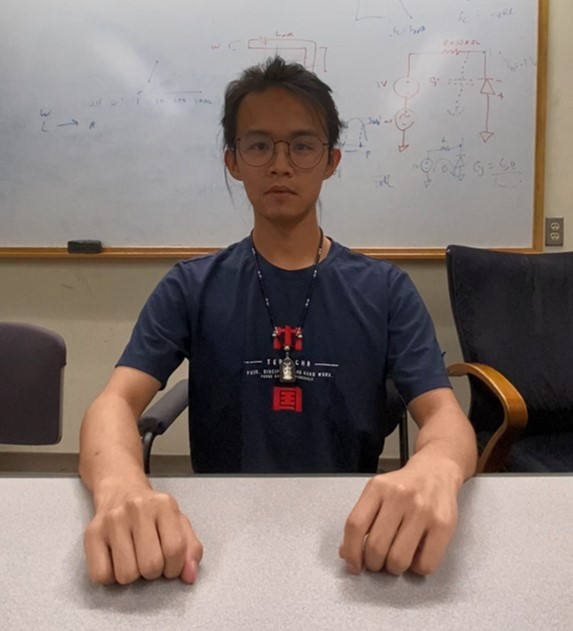
#> input picture single_user.jpg, 573 x 631 px
$ python -i edge_detection.py   (imports and definitions only)
#> lines starting #> are read from the running program, lines starting #| are printed output that depends on the picture
#> further down, picture is the input picture: shape (631, 573, 3); mean B, G, R 117.4, 122.3, 134.5
import cv2
import numpy as np

# import pyautogui as pg


# frame = cv2.imread("vid/test1.jpg")
# frame = cv2.resize(frame.copy(), (640, 480))


def gen_key(line, slope):
    [x1, y1, x2, y2] = line[0, 0:4]
    midpoint = round((y1 + y2) / 20)
    # key = slope + midpoint
    y_intercept = (y1 - (slope * x1)) / 10
    key = slope + round(y_intercept)
    return key


class EdgeDetection:
    def __init__(self):
        self.edge_height = 0
        self.stored_lines = {}
        self.lines_denoised = []
        self.counter = 0
        self.TANSLOP = np.tan(10)

    def add_lines(self, key, line):
        if self.stored_lines.get(key) is None:
            self.stored_lines[key] = [line]
        else:
            self.stored_lines[key].append(line)
        # print("counter: %d" % self.counter)
        self.counter += 1

    def filter_lines(self):
        self.counter = 0
        # max_key = max(len(item) for item in stored_lines.values())
        max_key = max(self.stored_lines, key=lambda x: len(self.stored_lines[x]))
        self.lines_denoised = self.stored_lines.get(max_key)
        self.stored_lines.clear()

    def process_frame(self, portrait_frame, threshold=70):
#> called with threshold = 70
        if debug: cv2.imshow("raw", portrait_frame)
        h, w, c = portrait_frame.shape
#> h = 631; w = 573; c = 3
        cropped_image = portrait_frame[int(np.floor(2 * h / 3)):h, :, :]
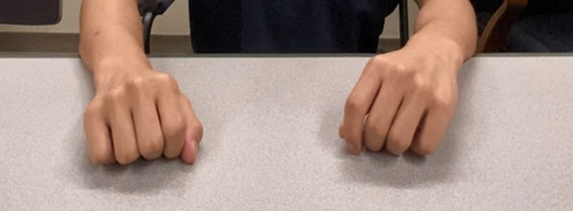
#> cropped_image: shape (211, 573, 3); mean B, G, R 131.4, 141.2, 162.7
        cropped_image = cv2.medianBlur(cropped_image, 7)
        if debug: cv2.imshow("After median blur", cropped_image)
        # cropped_image = cv2.GaussianBlur(cropped_image, (11, 11), 0)
        # cropped_image = cv2.medianBlur(cropped_image, 15)
        # if debug: cv2.imshow("After first blur", cropped_image)

        kernel = np.array([[-2, -1, 0], [-1, 1, 1], [0, 1, 2]])
        emboss = cv2.filter2D(cropped_image, -1, kernel)
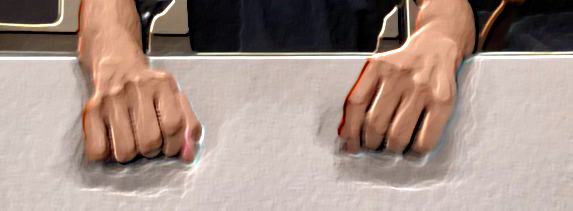
#> emboss: shape (211, 573, 3); mean B, G, R 135.5, 145, 166
        if debug: cv2.imshow("Sharpening", emboss)

        grey = cv2.cvtColor(emboss, cv2.COLOR_BGR2GRAY)
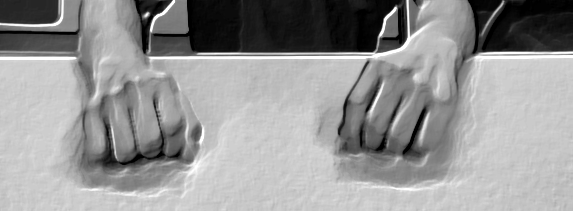
#> grey: shape (211, 573); min 0, max 255, mean 150.2
        blurred = cv2.GaussianBlur(grey, (25, 3), 0)
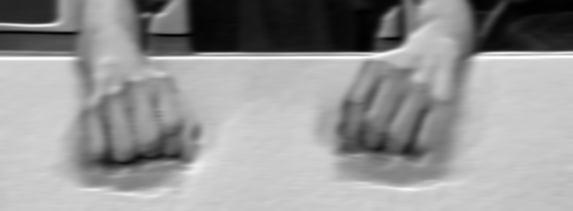
#> blurred: shape (211, 573); min 0, max 255, mean 150.2
        if debug: cv2.imshow("After Gaussian blur", blurred)

        edged = cv2.Canny(blurred, threshold1=10, threshold2=50)
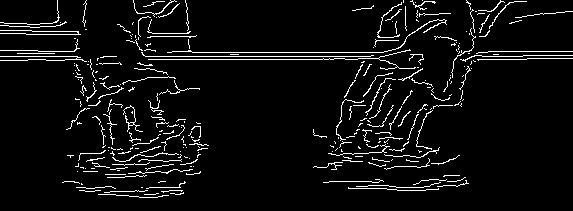
#> edged: shape (211, 573); 5.6% white in thin lines or dots
        lines = cv2.HoughLinesP(edged, 1, np.pi / 180,
                                threshold=15, lines=np.array([]),
                                minLineLength=30, maxLineGap=3)
#> lines = 15 rows, first 6: [482, 56, 522, 56], [192, 52, 383, 52], [488, 51, 572, 51], [17, 53, 54, 53], [148, 59, 333, 59], [0, 30, 78, 31]
        line_image = cropped_image.copy()

        if lines is not None:
            for line in lines:
                for x1, y1, x2, y2 in line:
                    dy = y1 - y2
                    dx = x1 - x2
                    cv2.line(line_image, (x1, y1), (x2, y2), (0, 0, 255), 2)
                    if np.abs(dy) < np.abs(dx) * self.TANSLOP:
                        slope = round(dy / dx, 1)
                        key = gen_key(line, slope)

                        self.add_lines(key=key, line=line)
                        cv2.line(line_image, (x1, y1), (x2, y2), (0, 255, 255), 2)
#> this loop made 15 passes
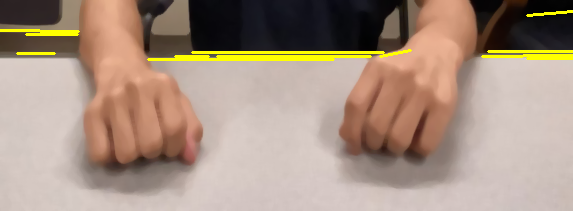
#> line_image: shape (211, 573, 3); mean B, G, R 129.1, 145.3, 166.7

        if self.counter > threshold:
            self.filter_lines()

        if self.lines_denoised:
            selected_lines = self.lines_denoised
            x_values = []
            y_values = []
            for denoised_line in selected_lines:
                for x1, y1, x2, y2 in denoised_line:
                    cv2.line(line_image, (x1, y1), (x2, y2), (255, 0, 0), 2)  # selected candidates
                    x_values.extend([x1, x2])
                    y_values.extend([y1, y2])

            # calculate linear regression of selected samples
            A = np.vstack([x_values, np.ones(len(x_values))]).T
            y_values = np.array(y_values)[:, np.newaxis]
            alpha = np.linalg.lstsq(A, y_values, rcond=None)[0]  # find linear least square regression
            # https://pythonnumericalmethods.berkeley.edu/notebooks/chapter16.04-Least-Squares-Regression-in-Python.html
            self.edge_height = np.mean(y_values)
            w = line_image.shape[1]
            a = alpha[0, 0]
            b = alpha[1, 0]
            cv2.line(line_image, (0, round(b)), (w, round((w * a + b))), (0, 255, 0), 2)
            if debug:
                cv2.imshow("after processing", line_image)
            b += np.floor(h * 2 / 3)  # convert to full frame coordinate
            retval = [a, b]

        else:
            retval = [None, None]

        # print(retval)
        return retval
    # cv2.imshow("lined image", line_image)


debug = test = False

# [25 lines not run here, left out]

>>> import cv2
>>> picture = cv2.imread('single_user.jpg')
>>> result = EdgeDetection().process_frame(picture)
#> result = 2 items
